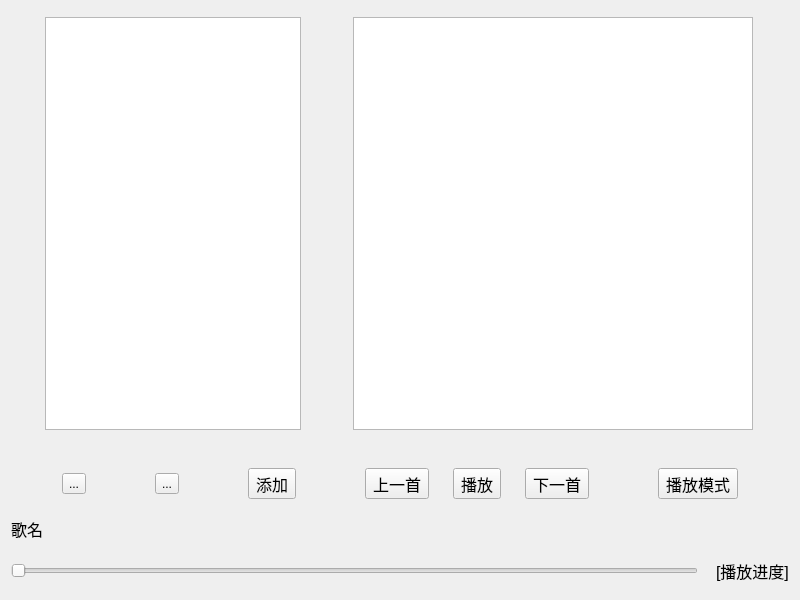
<?xml version="1.0" encoding="UTF-8"?>
<ui version="4.0">
 <class>Widget</class>
 <widget class="QWidget" name="Widget">
  <property name="geometry">
   <rect>
    <x>0</x>
    <y>0</y>
    <width>800</width>
    <height>600</height>
   </rect>
  </property>
  <property name="minimumSize">
   <size>
    <width>600</width>
    <height>600</height>
   </size>
  </property>
  <property name="maximumSize">
   <size>
    <width>800</width>
    <height>600</height>
   </size>
  </property>
  <property name="windowTitle">
   <string>68music</string>
  </property>
  <property name="windowIcon">
   <iconset resource="images.qrc">
    <normaloff>:/images/music.png</normaloff>:/images/music.png</iconset>
  </property>
  <layout class="QVBoxLayout" name="verticalLayout">
   <property name="spacing">
    <number>18</number>
   </property>
   <item>
    <layout class="QHBoxLayout" name="horizontalLayout_5">
     <property name="topMargin">
      <number>6</number>
     </property>
     <item>
      <widget class="QListWidget" name="playlist">
       <property name="sizePolicy">
        <sizepolicy hsizetype="Fixed" vsizetype="Expanding">
         <horstretch>0</horstretch>
         <verstretch>0</verstretch>
        </sizepolicy>
       </property>
       <property name="minimumSize">
        <size>
         <width>0</width>
         <height>300</height>
        </size>
       </property>
      </widget>
     </item>
     <item>
      <widget class="QListWidget" name="lyrics">
       <property name="sizePolicy">
        <sizepolicy hsizetype="Fixed" vsizetype="Expanding">
         <horstretch>0</horstretch>
         <verstretch>0</verstretch>
        </sizepolicy>
       </property>
       <property name="maximumSize">
        <size>
         <width>400</width>
         <height>16777215</height>
        </size>
       </property>
      </widget>
     </item>
    </layout>
   </item>
   <item>
    <spacer name="horizontalSpacer_2">
     <property name="orientation">
      <enum>Qt::Horizontal</enum>
     </property>
     <property name="sizeHint" stdset="0">
      <size>
       <width>779</width>
       <height>20</height>
      </size>
     </property>
    </spacer>
   </item>
   <item>
    <layout class="QHBoxLayout" name="horizontalLayout_4">
     <item>
      <widget class="QToolButton" name="playlistButton">
       <property name="text">
        <string>...</string>
       </property>
       <property name="icon">
        <iconset resource="images.qrc">
         <normaloff>:/images/playlist.png</normaloff>:/images/playlist.png</iconset>
       </property>
       <property name="iconSize">
        <size>
         <width>32</width>
         <height>32</height>
        </size>
       </property>
      </widget>
     </item>
     <item>
      <widget class="QToolButton" name="clearPlaylist">
       <property name="text">
        <string>...</string>
       </property>
       <property name="icon">
        <iconset resource="images.qrc">
         <normaloff>:/images/clear.png</normaloff>:/images/clear.png</iconset>
       </property>
       <property name="iconSize">
        <size>
         <width>32</width>
         <height>32</height>
        </size>
       </property>
      </widget>
     </item>
     <item>
      <widget class="QToolButton" name="add">
       <property name="font">
        <font>
         <pointsize>12</pointsize>
        </font>
       </property>
       <property name="text">
        <string>添加</string>
       </property>
       <property name="icon">
        <iconset resource="images.qrc">
         <normaloff>:/images/add.png</normaloff>:/images/add.png</iconset>
       </property>
       <property name="iconSize">
        <size>
         <width>32</width>
         <height>32</height>
        </size>
       </property>
      </widget>
     </item>
     <item>
      <layout class="QHBoxLayout" name="horizontalLayout">
       <property name="spacing">
        <number>24</number>
       </property>
       <property name="bottomMargin">
        <number>0</number>
       </property>
       <item>
        <widget class="QToolButton" name="previous">
         <property name="font">
          <font>
           <pointsize>12</pointsize>
          </font>
         </property>
         <property name="text">
          <string>上一首</string>
         </property>
         <property name="icon">
          <iconset resource="images.qrc">
           <normaloff>:/images/previous.png</normaloff>:/images/previous.png</iconset>
         </property>
         <property name="iconSize">
          <size>
           <width>32</width>
           <height>32</height>
          </size>
         </property>
        </widget>
       </item>
       <item>
        <widget class="QToolButton" name="play">
         <property name="font">
          <font>
           <pointsize>12</pointsize>
          </font>
         </property>
         <property name="text">
          <string>播放</string>
         </property>
         <property name="icon">
          <iconset resource="images.qrc">
           <normaloff>:/images/play.png</normaloff>:/images/play.png</iconset>
         </property>
         <property name="iconSize">
          <size>
           <width>32</width>
           <height>32</height>
          </size>
         </property>
        </widget>
       </item>
       <item>
        <widget class="QToolButton" name="next">
         <property name="font">
          <font>
           <pointsize>12</pointsize>
          </font>
         </property>
         <property name="text">
          <string>下一首</string>
         </property>
         <property name="icon">
          <iconset resource="images.qrc">
           <normaloff>:/images/next.png</normaloff>:/images/next.png</iconset>
         </property>
         <property name="iconSize">
          <size>
           <width>32</width>
           <height>32</height>
          </size>
         </property>
        </widget>
       </item>
      </layout>
     </item>
     <item>
      <widget class="QToolButton" name="playbackMode">
       <property name="font">
        <font>
         <pointsize>12</pointsize>
        </font>
       </property>
       <property name="text">
        <string>播放模式</string>
       </property>
       <property name="icon">
        <iconset resource="images.qrc">
         <normaloff>:/images/sequential.png</normaloff>:/images/sequential.png</iconset>
       </property>
       <property name="iconSize">
        <size>
         <width>32</width>
         <height>32</height>
        </size>
       </property>
      </widget>
     </item>
    </layout>
   </item>
   <item>
    <layout class="QHBoxLayout" name="horizontalLayout_3">
     <item>
      <widget class="QLabel" name="songName">
       <property name="font">
        <font>
         <pointsize>12</pointsize>
        </font>
       </property>
       <property name="text">
        <string>歌名</string>
       </property>
      </widget>
     </item>
     <item>
      <spacer name="horizontalSpacer">
       <property name="orientation">
        <enum>Qt::Horizontal</enum>
       </property>
       <property name="sizeHint" stdset="0">
        <size>
         <width>40</width>
         <height>20</height>
        </size>
       </property>
      </spacer>
     </item>
    </layout>
   </item>
   <item>
    <layout class="QHBoxLayout" name="horizontalLayout_2">
     <property name="bottomMargin">
      <number>6</number>
     </property>
     <item>
      <widget class="QSlider" name="progress">
       <property name="orientation">
        <enum>Qt::Horizontal</enum>
       </property>
      </widget>
     </item>
     <item>
      <widget class="QLabel" name="progressLabel">
       <property name="font">
        <font>
         <pointsize>12</pointsize>
        </font>
       </property>
       <property name="text">
        <string>[播放进度]</string>
       </property>
      </widget>
     </item>
    </layout>
   </item>
  </layout>
 </widget>
 <resources>
  <include location="images.qrc"/>
 </resources>
 <connections/>
</ui>
